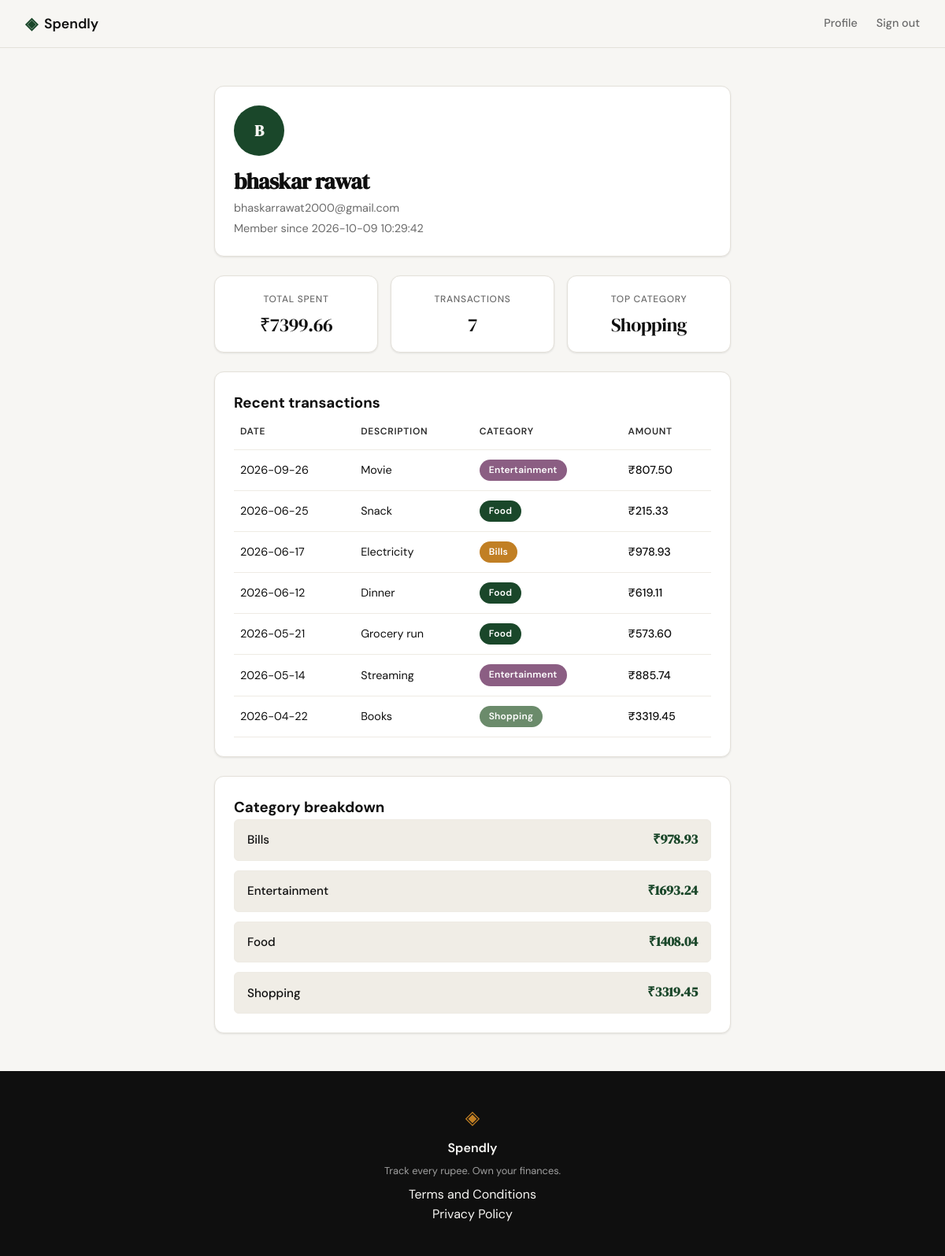
Page /profile (signed in) on the committed database.
### tables this page shows
CREATE TABLE users (id INTEGER PRIMARY KEY AUTOINCREMENT,name TEXT NOT NULL,email TEXT UNIQUE NOT NULL,password_hash TEXT NOT NULL,created_at TEXT DEFAULT (datetime('now')));

CREATE TABLE expenses (id INTEGER PRIMARY KEY AUTOINCREMENT,user_id INTEGER NOT NULL,amount REAL NOT NULL,category TEXT NOT NULL,date TEXT NOT NULL,description TEXT,created_at TEXT DEFAULT (datetime('now')),FOREIGN KEY (user_id) REFERENCES users(id));

### app.py (the view)
@app.route("/profile")
def profile():
    if not session.get("user_id"):
        return redirect(url_for("login"))
    user_id = session.get("user_id")
    conn = get_db()
    try:
        user_row = conn.execute("SELECT name, email, created_at FROM users WHERE id = ?", (user_id,)).fetchone()
    finally:
        conn.close()
    user = {
        "name": user_row["name"] if user_row else "Unknown",
        "email": user_row["email"] if user_row else "",
        "initials": (user_row["name"][0] if user_row and user_row["name"] else "U").upper(),
        "member_since": user_row["created_at"] if user_row else "",
    }
    conn = get_db()
    try:
        total_row = conn.execute("SELECT SUM(amount) FROM expenses WHERE user_id = ?", (user_id,)).fetchone()
        total_spent = total_row[0] if total_row[0] is not None else 0.0
        count_row = conn.execute("SELECT COUNT(*) FROM expenses WHERE user_id = ?", (user_id,)).fetchone()
        transaction_count = count_row[0] if count_row[0] is not None else 0
        top_row = conn.execute(
            "SELECT category FROM expenses WHERE user_id = ? GROUP BY category ORDER BY SUM(amount) DESC LIMIT 1",
            (user_id,)
        ).fetchone()
        top_category = top_row["category"] if top_row else None
    finally:
        conn.close()
    stats = {
        "total_spent": total_spent,
        "transaction_count": transaction_count,
        "top_category": top_category,
    }
    transactions = []
    conn = get_db()
    try:
        rows = conn.execute(
            "SELECT date, description, category, amount FROM expenses WHERE user_id = ? ORDER BY date DESC LIMIT 10",
            (session.get("user_id"),)
        ).fetchall()
        for row in rows:
            transactions.append({
                "date": row["date"],
                "description": row["description"],
                "category": row["category"],
                "amount": row["amount"],
            })
    finally:
        conn.close()
    categories = []
    conn = get_db()
    try:
        rows = conn.execute(
            "SELECT category, SUM(amount) AS total FROM expenses WHERE user_id = ? GROUP BY category",
            (user_id,),
        ).fetchall()
        for row in rows:
            categories.append({
                "name": row["category"],
                "total": float(row["total"]) if row["total"] is not None else 0.0,
            })
    finally:
        conn.close()
    return render_template(
        "profile.html",
        user=user,
        stats=stats,
        transactions=transactions,
        categories=categories,
    )

### database/db.py (called while the page is built)
def get_db():
    conn = sqlite3.connect(DB_FILE)
    conn.row_factory = sqlite3.Row
    conn.execute("PRAGMA foreign_keys = ON")
    return conn

### templates/profile.html (shortened to what this page needs)
{% extends "base.html" %}
{% block head %}
<link rel="stylesheet" href="{{ url_for('static', filename='css/profile.css') }}">
{% endblock %}
{% block content %}
<section class="profile-section">
  <div class="profile-inner">
    <article class="profile-card user-card" aria-label="Your profile">
      <div class="avatar-circle" aria-label="Avatar initials">{{ user.initials }}</div>
      <h2 class="profile-name">{{ user.name }}</h2>
      <p class="profile-email">{{ user.email }}</p>
      <p class="profile-meta">Member since {{ user.member_since }}</p>
    </article>
    <section class="stats-grid" aria-label="Summary statistics">
      <article class="stat-card">
        <span class="stat-label">Total spent</span>
        <span class="stat-value">₹{{ "%.2f" | format(stats.total_spent) }}</span>
      </article>
      <article class="stat-card">
        <span class="stat-label">Transactions</span>
        <span class="stat-value">{{ stats.transaction_count }}</span>
      </article>
      <article class="stat-card">
        <span class="stat-label">Top category</span>
        <span class="stat-value">{{ stats.top_category }}</span>
      </article>
    </section>
    <section class="profile-card transactions-card" aria-label="Transaction history">
      <h3>Recent transactions</h3>
      <table class="tx-table">
        <thead>
          <tr>
            <th>Date</th>
            <th>Description</th>
            <th>Category</th>
            <th class="tx-amount">Amount</th>
          </tr>
        </thead>
        <tbody>
          {% for t in transactions %}
          <tr>
            <td>{{ t.date }}</td>
            <td>{{ t.description }}</td>
            <td><span class="badge badge-{{ t.category | lower }}">{{ t.category }}</span></td>
            <td class="tx-amount">₹{{ "%.2f" | format(t.amount) }}</td>
          </tr>
          {% endfor %}
        </tbody>
      </table>
    </section>
    <section class="profile-card categories-card" aria-label="Category breakdown">
      <h3>Category breakdown</h3>
      <ul class="categories-list">
        {% for c in categories %}
        <li class="category-row">
          <span class="category-label">{{ c.name }}</span>
          <span class="category-total">₹{{ "%.2f" | format(c.total) }}</span>
        </li>
        {% endfor %}
      </ul>
    </section>
  </div>
</section>
{% endblock %}

### templates/base.html (shortened to what this page needs)
<!DOCTYPE html>
<html lang="en">
<head>
    <link rel="stylesheet" href="{{ url_for('static', filename='css/style.css') }}">
    {% block head %}{% endblock %}
</head>
<body>
    <nav class="navbar">
        <div class="nav-inner">
            <a href="{{ url_for('landing') }}" class="nav-brand">
                <span class="brand-icon">◈</span>
                <span class="brand-name">Spendly</span>
            </a>
            <div class="nav-links">
                {% if session.get('user_id') %}
                    <a href="{{ url_for('profile') }}">Profile</a>
                    <a href="{{ url_for('logout') }}">Sign out</a>
                {% else %}
                    <a href="{{ url_for('login') }}">Sign in</a>
                    <a href="{{ url_for('register') }}" class="nav-cta">Get started</a>
                {% endif %}
            </div>
        </div>
    </nav>
    <main class="main-content">
        {% block content %}{% endblock %}
    </main>
    <footer class="footer">
        <div class="footer-inner">
            <span class="brand-icon">◈</span>
            <span class="footer-name">Spendly</span>
            <p class="footer-copy">Track every rupee. Own your finances.</p>
            <div class="footer-links">
                <a href="{{ url_for('terms') }}">Terms and Conditions</a>
                <br>
                <a href="{{ url_for('privacy') }}">Privacy Policy</a>
            </div>
        </div>
    </footer>
</body>
</html>

### static/css/style.css (style rules this page uses)
:root { --ink: #0f0f0f; --ink-soft: #2d2d2d; --ink-muted: #6b6b6b; --ink-faint: #a0a0a0; --paper: #f7f6f3; --paper-warm: #f0ede6; --paper-card: #ffffff; --accent: #1a472a; --accent-light: #e8f0eb; --accent-2: #c17f24; --accent-2-light: #fdf3e3; --danger: #c0392b; --danger-light: #fdecea; --border: #e4e1da; --border-soft: #eeebe4; --font-display: 'DM Serif Display', Georgia, serif; --font-body: 'DM Sans', system-ui, sans-serif; --max-width: 1200px; --auth-width: 440px; --radius-sm: 6px; --radius-md: 12px; --radius-lg: 20px; }
*, *::before, *::after { box-sizing: border-box; margin: 0; padding: 0; }
html { font-size: 16px; scroll-behavior: smooth; }
body { background: var(--paper); color: var(--ink); font-family: var(--font-body); font-size: 1rem; line-height: 1.6; -webkit-font-smoothing: antialiased; }
a { color: inherit; text-decoration: none; }
.navbar { position: sticky; top: 0; z-index: 100; background: var(--paper); border-bottom: 1px solid var(--border); padding: 0 2rem; }
.nav-inner { max-width: var(--max-width); margin: 0 auto; height: 60px; display: flex; align-items: center; justify-content: space-between; }
.nav-brand { display: flex; align-items: center; gap: 0.5rem; font-family: var(--font-body); font-weight: 600; font-size: 1.1rem; color: var(--ink); }
.brand-icon { color: var(--accent); font-size: 1.3rem; }
.brand-name { color: var(--ink); }
.nav-links { display: flex; align-items: center; gap: 1.5rem; font-size: 0.9rem; font-weight: 500; }
.nav-links a { color: var(--ink-muted); transition: color 0.2s; }
.main-content { min-height: calc(100vh - 60px - 100px); }
.footer { background: var(--ink); color: var(--paper); padding: 2.5rem 2rem; text-align: center; }
.footer-inner { display: flex; flex-direction: column; align-items: center; gap: 0.4rem; }
.footer .brand-icon { color: var(--accent-2); font-size: 1.5rem; }
.footer-name { font-weight: 600; font-size: 1rem; }
.footer-copy { font-size: 0.8rem; color: var(--ink-faint); }

### rows in the picture
users: name "bhaskar rawat", email "bhaskarrawat2000@gmail.com", member_since "2026-10-09 10:29:42"
expenses: top_category "Shopping", date "2026-04-22", description "Books", category "Shopping", amount "3319.45", name "Shopping", total "3319.45"
expenses: date "2026-09-26", description "Movie", category "Entertainment", amount "807.50"
expenses: date "2026-06-25", description "Snack", category "Food", amount "215.33"
expenses: date "2026-06-17", description "Electricity", category "Bills", amount "978.93", name "Bills", total "978.93"
expenses: date "2026-06-12", description "Dinner", category "Food", amount "619.11"
expenses: date "2026-05-21", description "Grocery run", category "Food", amount "573.60"
expenses: date "2026-05-14", description "Streaming", category "Entertainment", amount "885.74"

### other values in the picture
{{ user.initials }} "B"
{{ "%.2f" | format(stats.total_spent) }} "7399.66"
{{ stats.transaction_count }} "7"
{{ c.name }} "Entertainment" "Food"
{{ "%.2f" | format(c.total) }} "1693.24" "1408.04"
